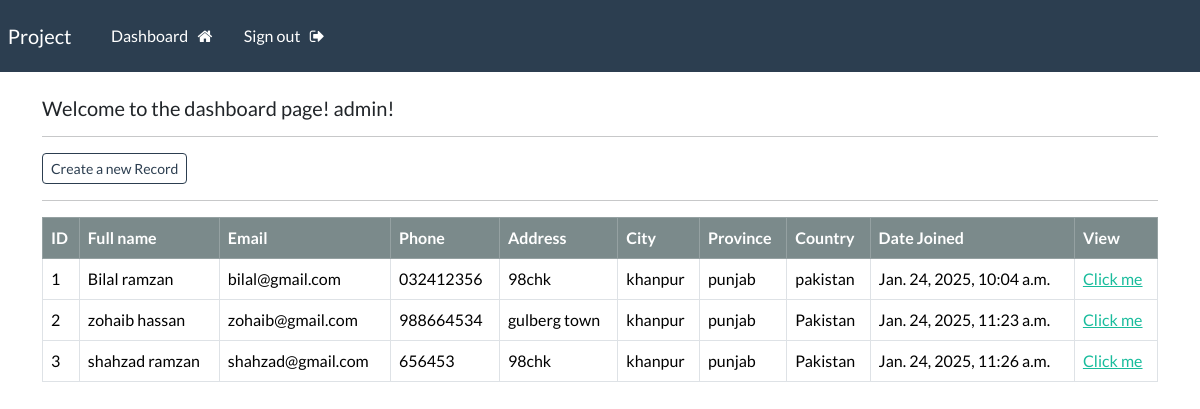
The page /dashboard/ (signed in) on the database its author committed.
### webapp/models.py (models this page shows, shortened)
class Record(models.Model):
    creation_date = models.DateTimeField(auto_now_add=True)
    first_name=models.CharField(max_length=100)
    last_name = models.CharField(max_length=100)
    email = models.CharField(max_length=100)
    phone = models.CharField(max_length=100)
    address = models.CharField(max_length=100)
    city = models.CharField(max_length=100)
    province = models.CharField(max_length=100)
    country = models.CharField(max_length=100)

### webapp/views.py (the view)
# urls.py: path('dashboard/',views.dasboard_view,name="dashboard"),
@login_required(login_url='login')
def dasboard_view(request):
    my_records=Record.objects.all()
    context={'records':my_records}
    return render(request,'webapp/dashboard.html',context)

### webapp/templates/webapp/dashboard.html
{% extends 'webapp/base.html' %}
{% block content %}
    <h5>Welcome to the dashboard page! {{user}}! </h5>
    <hr>
    <a class="btn btn-outline-primary btn-sm" href="{% url 'create-record' %}">
        Create a new Record
    </a>
    <hr>
   <table class="table table-hover table-bordered">
       <thead class="table-dark">
            <tr>
                <th scope="col">ID</th>
                <th scope="col">Full name</th>
                <th scope="col">Email</th>
                <th scope="col">Phone</th>
                <th scope="col">Address</th>
                <th scope="col">City</th>
                <th scope="col">Province</th>
                <th scope="col">Country</th>
                <th scope="col">Date Joined</th>
                <th scope="col">View</th>
            </tr>
       </thead>
       <tbody>
       {% if records %}
          {% for record in records %}
          <tr>
              <td>{{record.id}}</td>
              <td>{{record.first_name}} {{record.last_name}}</td>
              <td>{{record.email}}</td>
              <td>{{record.phone}}</td>
              <td>{{record.address}}</td>
              <td>{{record.city}}</td>
              <td>{{record.province}}</td>
              <td>{{record.country}}</td>
              <td>{{record.creation_date}}</td>
              <td><a href="{% url 'record' record.id %}">Click me</a></td>
          </tr>
          {% endfor %}
       </tbody>
       {% endif %}
   </table>
{% endblock %}

### webapp/templates/webapp/base.html (shortened to what this page needs)
<!DOCTYPE html>
{% load static %}
<html lang="en">
<head>
    <link rel="stylesheet" type="text/css" href="https://bootswatch.com/5/flatly/bootstrap.min.css">
    <link rel="stylesheet" type="text/css" href="{% static 'css/styles.css' %}">
    <link rel="stylesheet" href="https://cdnjs.cloudflare.com/ajax/libs/font-awesome/4.7.0/css/font-awesome.min.css">
</head>
<body>
{% include 'webapp/navbar.html' %}
<div class="container">
    <br>
    {% block content %}
    {% endblock %}
</div>
</body>
</html>

### webapp/templates/webapp/navbar.html (shortened to what this page needs)
<nav class="navbar navbar-expand-lg navbar-dark bg-primary justify-content-center">
    <a class="navbar-brand main-heading" href="{% url 'home' %}">
      &nbsp; Project
    </a>
      <div class="collapse navbar-collapse text-center" id="navbarNavDropdown">
        <ul class="navbar-nav mr-auto">
          {% if user.is_authenticated %}
            <li class="nav-item">
              <a class="nav-link" href="{% url 'dashboard' %}">Dashboard &nbsp; <i class="fa fa-home" aria-hidden="true"></i> </a>
            </li>
            <li class="nav-item">
              <a class="nav-link" href="{% url 'logout' %}">Sign out &nbsp; <i class="fa fa-sign-out" aria-hidden="true"></i> </a>
            </li>
        </ul>
        {% endif %}
      </div>
  </nav>

### rows shown on the page
Record: id "1", first_name "Bilal", last_name "ramzan", email "bilal@gmail.com", phone "032412356", address "98chk", city "khanpur", province "punjab", country "pakistan", creation_date "Jan. 24, 2025, 10:04 a.m."
Record: id "2", first_name "zohaib", last_name "hassan", email "zohaib@gmail.com", phone "988664534", address "gulberg town", city "khanpur", province "punjab", country "Pakistan", creation_date "Jan. 24, 2025, 11:23 a.m."
Record: id "3", first_name "shahzad", last_name "ramzan", email "shahzad@gmail.com", phone "656453", address "98chk", city "khanpur", province "punjab", country "Pakistan", creation_date "Jan. 24, 2025, 11:26 a.m."

### other values the page prints
{{ user }} "admin"
